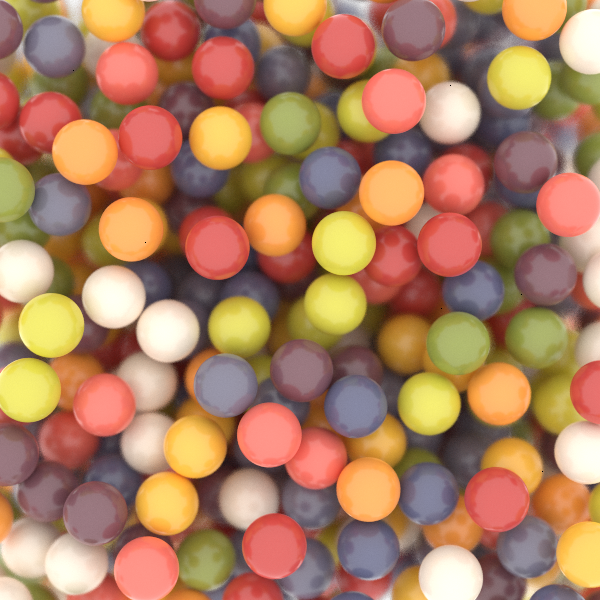

This chart was generated by the following Python code:
# Copyright (c) 2016-2022 The Regents of the University of Michigan
# Part of fresnel, released under the BSD 3-Clause License.

"""Gumballs example scene."""

import fresnel
import numpy as np
from matplotlib.colors import LinearSegmentedColormap
import PIL
import sys
import os

# First, we create a color map for gumballs.
colors = [
    '#e56d60',
    '#ee9944',
    '#716e80',
    '#eadecd',
    '#cec746',
    '#c0443f',
    '#734d56',
    '#5d5f7b',
    '#ecb642',
    '#8a9441',
]
cmap = LinearSegmentedColormap.from_list(name='gumball',
                                         colors=colors,
                                         N=len(colors))

# Next, we gather information needed for the geometry.
position = np.load('gumballs.npz')['position']
np.random.seed(123)
color = fresnel.color.linear(cmap(np.random.rand(len(position))))
material = fresnel.material.Material(
    primitive_color_mix=1.0,
    roughness=0.2,
    specular=0.8,
)

# We create a fresnel scene and its geometry.
scene = fresnel.Scene()

geometry = fresnel.geometry.Sphere(
    scene,
    position=position,
    radius=0.5,
    color=color,
    material=material,
)

# Configure camera and lighting.
scene.camera = fresnel.camera.Perspective(position=(0, 0, 25),
                                          look_at=(0, 0, 0),
                                          up=(0, 1, 0),
                                          focal_length=0.5,
                                          f_stop=0.25)
scene.camera.focus_on = (0, 0, 5.6)
scene.lights = fresnel.light.lightbox()
scene.lights.append(
    fresnel.light.Light(direction=(0.3, -0.3, 1),
                        color=(0.5, 0.5, 0.5),
                        theta=np.pi))

if 'CI' in os.environ:
    samples = 1
else:
    samples = 128

# Execute rendering.
out = fresnel.pathtrace(scene, w=600, h=600, samples=samples, light_samples=64)
PIL.Image.fromarray(out[:], mode='RGBA').save('gumballs.png')

if len(sys.argv) > 1 and sys.argv[1] == 'hires':
    out = fresnel.pathtrace(scene,
                            w=1500,
                            h=1500,
                            samples=256,
                            light_samples=64)
    PIL.Image.fromarray(out[:], mode='RGBA').save('gumballs-hires.png')
